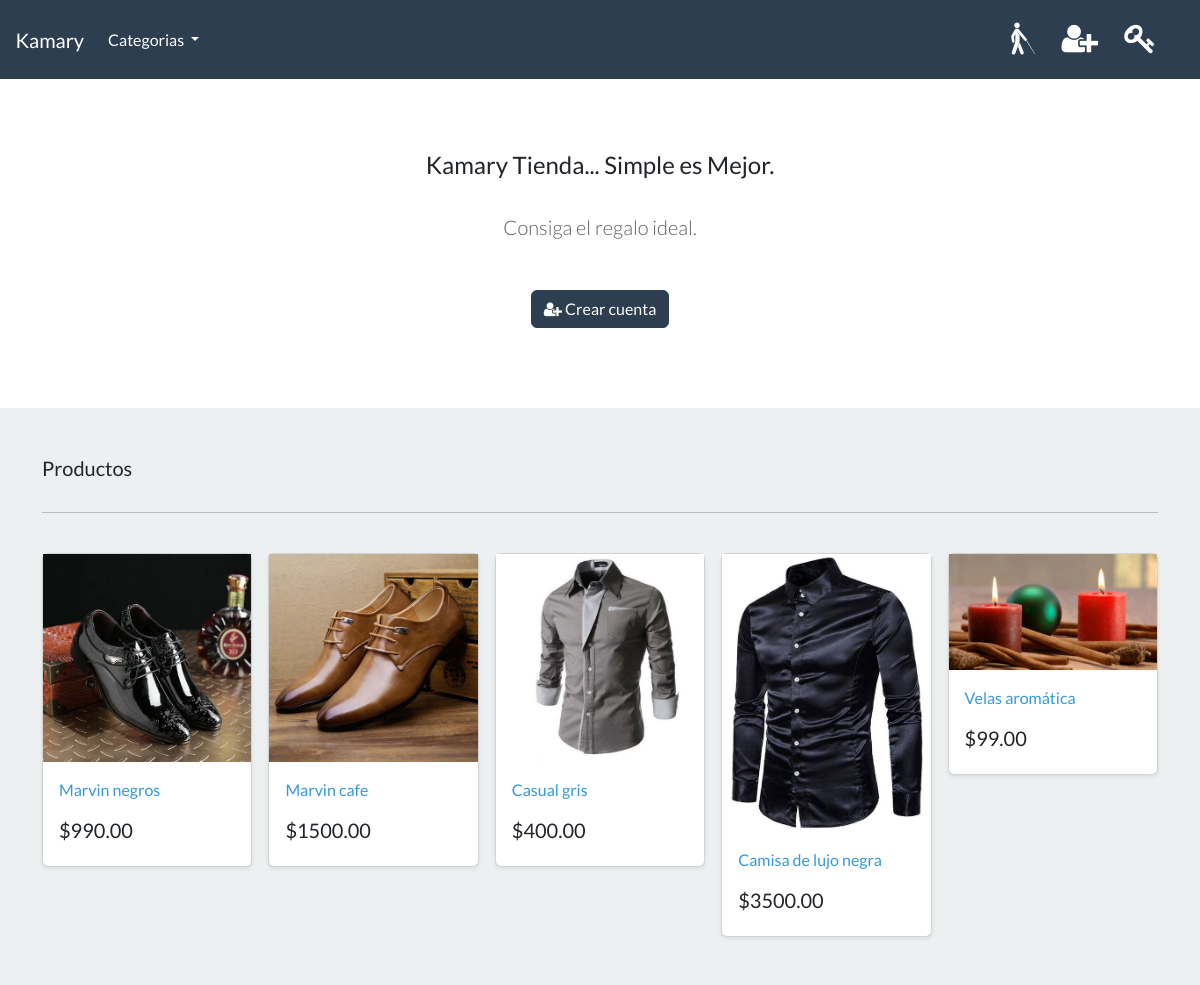
Before: / with the older database file.
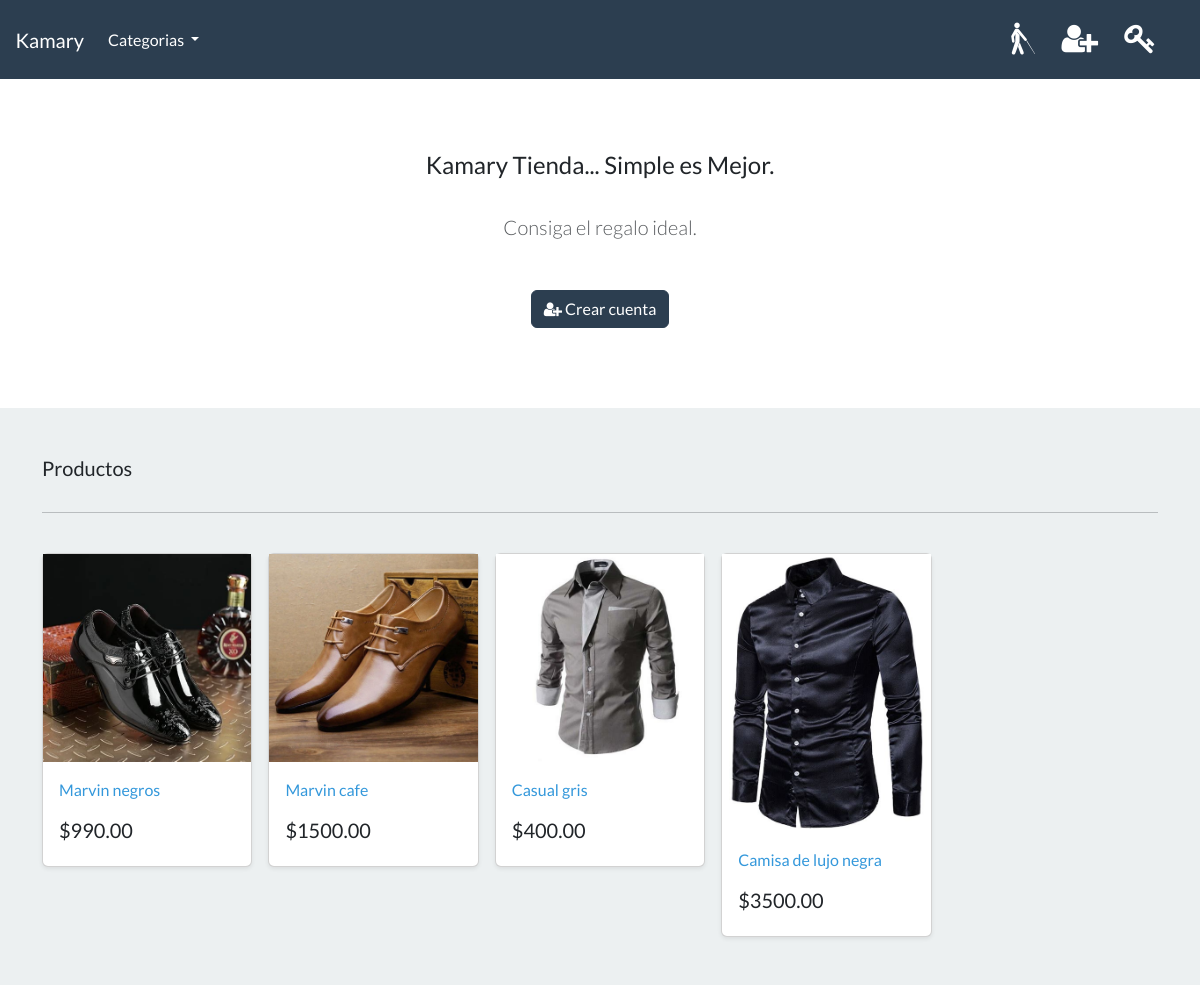
After: the same page with the newer database file.
### store/models.py (models this page shows, shortened)
class Product(models.Model):
    Category = models.ForeignKey(
        Category, related_name="product", on_delete=models.CASCADE, null=True
    )
    title = models.CharField(max_length=250)
    brand = models.CharField(max_length=250, default="un-branded")
    description = models.TextField(blank=True)  # Optional
    slug = models.SlugField(max_length=250)
    price = models.DecimalField(max_digits=8, decimal_places=2)
    image = models.ImageField(upload_to="images/")
    class Meta:
        verbose_name = "producto"
        verbose_name_plural = "productos"
    def get_absolute_url(self):
        return reverse("product_info", args=[self.slug])

### store/views.py (the view)
# urls.py: path("", include("store.urls")),
def store(request):
    all_products = Product.objects.all()
    context = {"products": all_products}
    return render(request, "store/store.html", context=context)

### cart/context_processors.py (called while the page is built)
def cart(request):
    return {"cart": Cart(request)}

### store/models.py (called while the page is built)
    def get_absolute_url(self):
        return reverse("list_category", args=[self.slug])

### store/views.py (called while the page is built)
def categories(request):
    all_categories = Category.objects.all()
    return {"all_categories": all_categories}

### store/templates/store/store.html (shortened to what this page needs)
{% extends "./base.html" %}
{% load static % }
{% block content %}
<body>
    <section class="py-4 text-center container">
        <div class="row py-lg-5">
            <div class="col-lg-6 col-md-8 mx-auto">
                <h4> Kamary Tienda... Simple es Mejor. </h4>
                <br>
                <p class="lead text-muted">
                    Consiga el regalo ideal.
                </p>
                <br>
                <a href="{% url "register" %}" class="btn btn-primary my-2">
                    <i class="fa fa-user-plus" aria-hidden="true"></i> Crear cuenta</a>
            </div>
        </div>
    </section>
    {% include './main-product-section.html' %}
</body>

### store/templates/store/main-product-section.html
    <div class="album py-5 bg-light">
        <div class="container">
            <div class="pb-3 h5"> Productos </div>
            <hr>
            <br>
                <div class="row row-cols-1 row-cols-sm-2 row-cols-md-5 g-3">
                    {% for product in products %}
                        <div class="col">
                            <div class="card shadow-sm">
                                <img class="img-fluid" alt="Responsive image" src="{{product.image.url}}">
                                <div class="card-body">
                                    <p class="card-text">
                                        <a class="text-info text-decoration-none" href="{{product.get_absolute_url}}">{{product.title | capfirst}}</a>
                                    </p>
                                    <div class="d-flex justify-content-between align-items-center">
                                        <h5> ${{product.price}}</h5>
                                    </div>
                                </div>
                            </div>
                        </div>
                    {% endfor %}
                </div>
        </div>
    </div>

Changed rows visible on the page:
removed Product: image (picture), title "Velas aromática", price "99.00"
